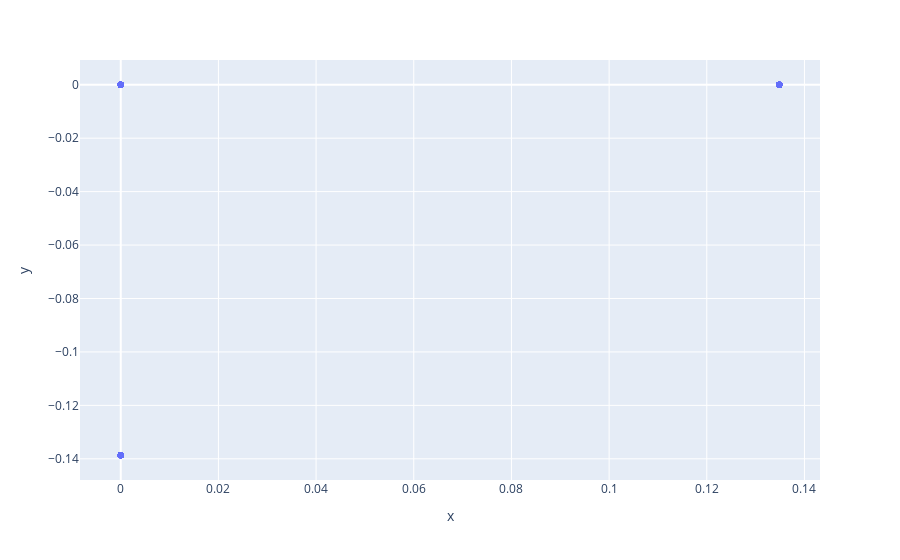

Here is the notebook cell this chart was saved with:
### Code cell
reduced = methods["Modified LLE"].fit_transform(data)
ex.scatter(x=reduced[:, 0], y=reduced[:, 1], c)

### Figure 1 — Plotly figure (JSON) as saved in the notebook; plotly's stock layout.template omitted (floating-point values rounded to 4 significant figures; data arrays with more than 128 entries replaced by an {"elided": "..."} marker saying what was removed)
{"data": [{"hovertemplate": "x=%{x}<br>y=%{y}<extra></extra>", "legendgroup": "", "marker": {"color": "#636efa", "symbol": "circle"}, "mode": "markers", "name": "", "orientation": "v", "showlegend": false, "type": "scatter", "x": {"elided": "500 float values"}, "xaxis": "x", "y": {"elided": "500 float values"}, "yaxis": "y"}], "layout": {"autosize": true, "legend": {"tracegroupgap": 0}, "margin": {"t": 60}, "xaxis": {"anchor": "y", "autorange": true, "domain": [0, 1], "range": [-0.008324, 0.1432], "title": {"text": "x"}, "type": "linear"}, "yaxis": {"anchor": "x", "autorange": true, "domain": [0, 1], "range": [-0.1485, 0.009832], "title": {"text": "y"}, "type": "linear"}}}
